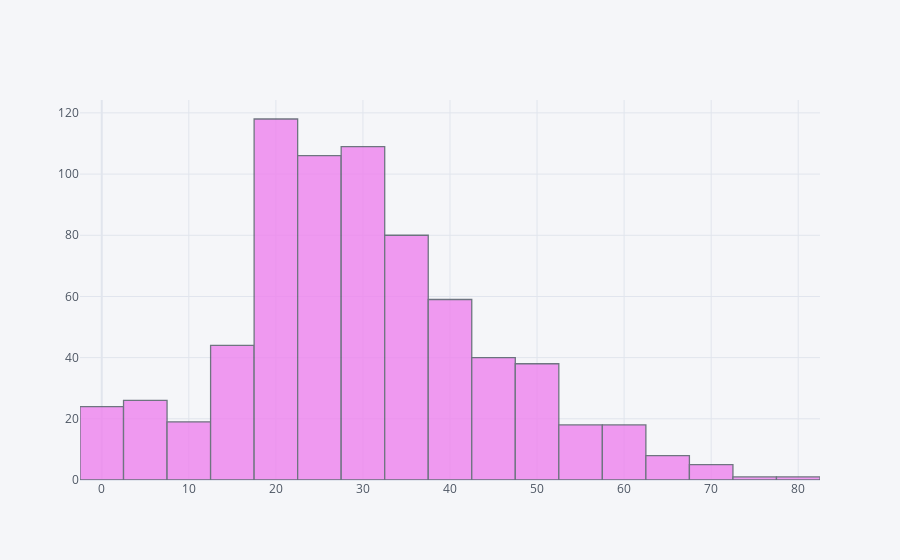

Source (notebook cell):
### Code cell
train['Age'].iplot(kind='hist',bins=30,color='violet')

### Figure 1 — Plotly figure (JSON) as saved in the notebook; plotly's stock layout.template omitted (floating-point values rounded to 4 significant figures; data arrays with more than 128 entries replaced by an {"elided": "..."} marker saying what was removed)
{"data": [{"histfunc": "count", "histnorm": "", "marker": {"color": "rgba(238, 130, 238, 1.0)", "line": {"color": "#4D5663", "width": 1.3}}, "name": "Age", "nbinsx": 30, "opacity": 0.8, "orientation": "v", "type": "histogram", "x": {"elided": "891 float values"}}], "layout": {"barmode": "overlay", "legend": {"bgcolor": "#F5F6F9", "font": {"color": "#4D5663"}}, "paper_bgcolor": "#F5F6F9", "plot_bgcolor": "#F5F6F9", "title": {"font": {"color": "#4D5663"}}, "xaxis": {"gridcolor": "#E1E5ED", "showgrid": true, "tickfont": {"color": "#4D5663"}, "title": {"font": {"color": "#4D5663"}, "text": ""}, "zerolinecolor": "#E1E5ED"}, "yaxis": {"gridcolor": "#E1E5ED", "showgrid": true, "tickfont": {"color": "#4D5663"}, "title": {"font": {"color": "#4D5663"}, "text": ""}, "zerolinecolor": "#E1E5ED"}}}
